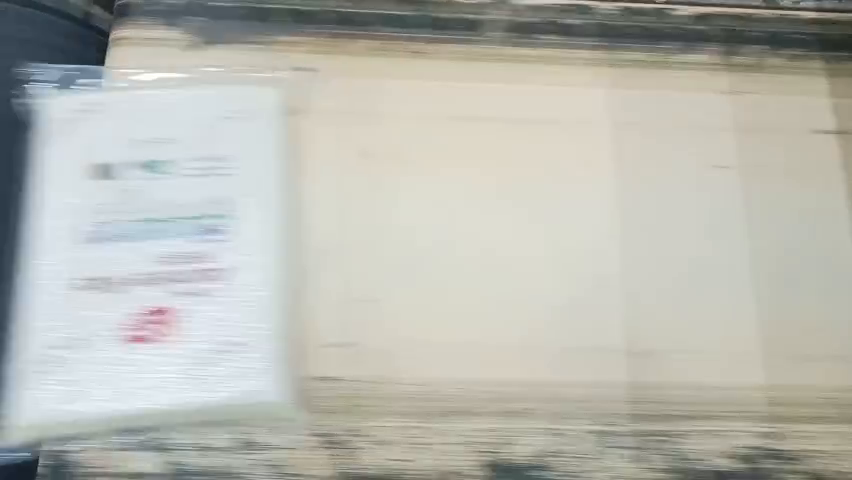
#> input picture frame 65 of videos/rice_package.mp4, 852 x 480 px, given in place of 0001-0250.mp4, which was not available
$ python object_background_filter.py
#> lines starting #> are read from the running program, lines starting #| are printed output that depends on the picture; after the words box and inside, x2 and y2 are one past the last pixel; in counts of white or black regions, pixels touching at a corner belong together; pictures that were not available may be replaced by others from this repository, and a replacement may not be noted
import cv2 as cv
import numpy as np

def get_centroid(contour):
    M = cv.moments(contour)
    if M["m00"] == 0:
        return None
    cx = int(M["m10"] / M["m00"])
    cy = int(M["m01"] / M["m00"])
    return (cx, cy)

cap = cv.VideoCapture("/mnt/DE42FB9242FB6DA1/Study/Self-study/Python_self_learning/Computer vision/OpenCV/rice_bags/videos/0001-0250.mp4")

# Define some parameters for saving to an video
frame_size = tuple(reversed(cap.read()[1].shape[:2]))
#> frame_size = (852, 480)
fps = cap.get(cv.CAP_PROP_FPS)
forcc = cv.VideoWriter_fourcc(*"XVID")
output_path = 'bao2_out.mp4'
out = cv.VideoWriter(output_path, forcc, fps, frame_size)

# Create the tool to detect the contours of the objects in video
# backsub = cv.createBackgroundSubtractorMOG2 (history=100, varThreshold=35, detectShadows=True)
backsub = cv.createBackgroundSubtractorKNN(history=500, dist2Threshold=1800, detectShadows=True)

objects_count = 0
trackers = []

while True:

    ret, frame = cap.read()
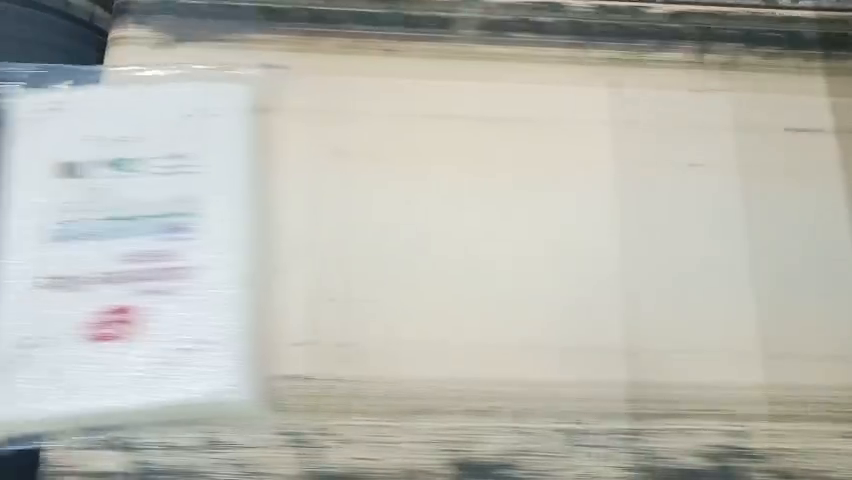
#> input picture frame 66 of videos/rice_package.mp4, 852 x 480 px, given in place of 0001-0250.mp4, which was not available
#> frame is the input picture: shape (480, 852, 3); mean B, G, R 179, 186.8, 186.4
    # height, width, _ = frame.shape

    # Extract the ROI of the object
    # roi = frame[200:700, 125:450] # bao2
    roi = frame[225:725, 100:800]
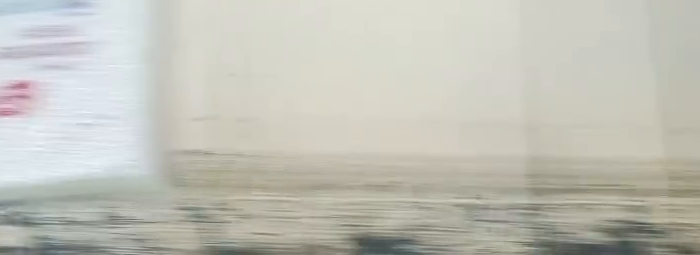
#> roi: shape (255, 700, 3); mean B, G, R 184.1, 193.1, 193.3
    backsub_vid = backsub.apply(roi)
#> backsub_vid: shape (255, 700); every value is 255

    kernel = np.ones((3, 3), np.uint8)
    backsub_vid = cv.morphologyEx(backsub_vid, cv.MORPH_OPEN, kernel)

    # Discard the noise away by using cv.threshold and count the contours
    threshold, thres = cv.threshold(backsub_vid, 253, 255, cv.THRESH_BINARY)
    contours, _ = cv.findContours(thres, cv.RETR_EXTERNAL, cv.CHAIN_APPROX_SIMPLE)
#> contours = [[[0, 0], [0, 254], [699, 254], [699, 0]]]

    current_tracker = []

    for contour in contours:
        if contour.all():
            area = cv.contourArea(contour)
            print(area)
            if area > 90000:
                # Get center, bdb of the bag and draw
                centroid = get_centroid(contour)
                x, y, w, h = cv.boundingRect(contour)
                cv.rectangle(roi, (x,y), (x+w, y+h), (0,255,0), 3)
                cv.circle(roi, centroid, 7, (255,255,255), 2)
                if centroid:
                    same_object = False
                    for tracker in trackers:
                        distance = cv.norm(centroid, tracker)
                        if distance < 50:
                            same_object = True
                            current_tracker.append(centroid)
                            break
                    if not same_object:
                        objects_count += 1
                        current_tracker.append(centroid)
#> this loop made 1 pass
#> contour on pass 1: [[0, 0], [0, 254], [699, 254], [699, 0]]
#> after the loop, current_tracker = []; objects_count = 0

    trackers = current_tracker
#> trackers = []

    cv.drawContours(roi, [contour], -1, (0,0,150), thickness=2)
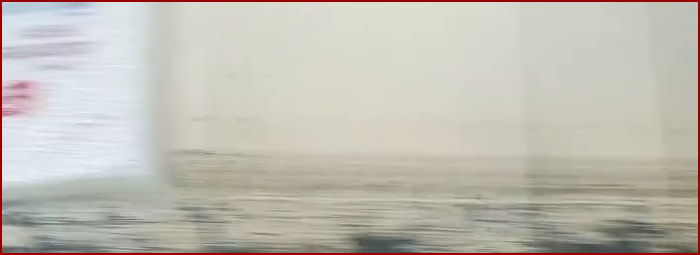
#> roi: shape (255, 700, 3); 2.13% of pixels changed, all inside (x1, y1, x2, y2) = (0, 0, 700, 255)
    cv.rectangle(frame, (10,200), (30,200), (255,255,255))
    cv.putText(frame, str(cap.get(cv.CAP_PROP_POS_FRAMES)), (0,255), cv.FONT_HERSHEY_TRIPLEX, 1, (0,255,0), thickness=1)
    cv.putText(frame, str(f"Count(s): {objects_count}"), (0,200), cv.FONT_HERSHEY_TRIPLEX, 1, (0,255,0), thickness=1)
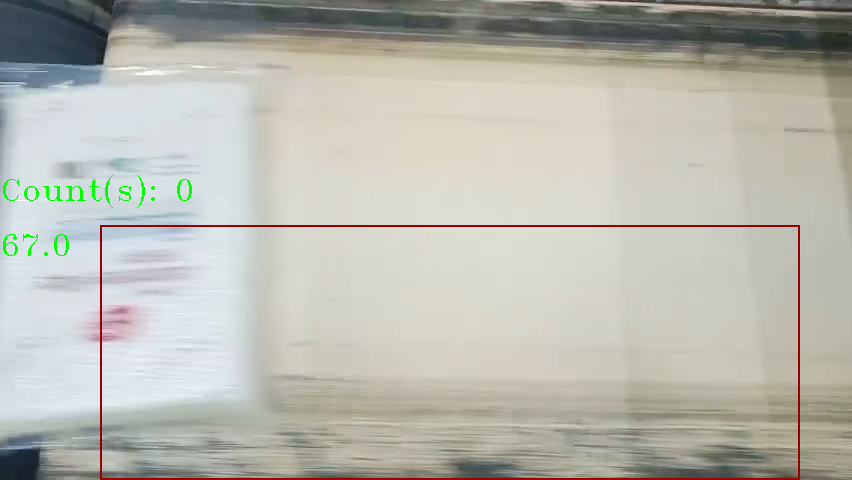
#> frame: shape (480, 852, 3); mean B, G, R 176.9, 185.3, 185.6

    # Save the frame
    out.write(frame)

    if cv.waitKey(1) & 0xFF == ord('q'):
#> (key q is pressed here)
        break

    cv.imshow("Bao", frame)
    # cv.imshow("BackSub_bao1", backsub_vid)
    cv.imshow("BackSub_bao1_thres", thres)
    cv.imshow("ROI", roi)
    key = cv.waitKey(0)
    if key == 27:
        break

cap.release()
cv.destroyAllWindows()
out.release()
